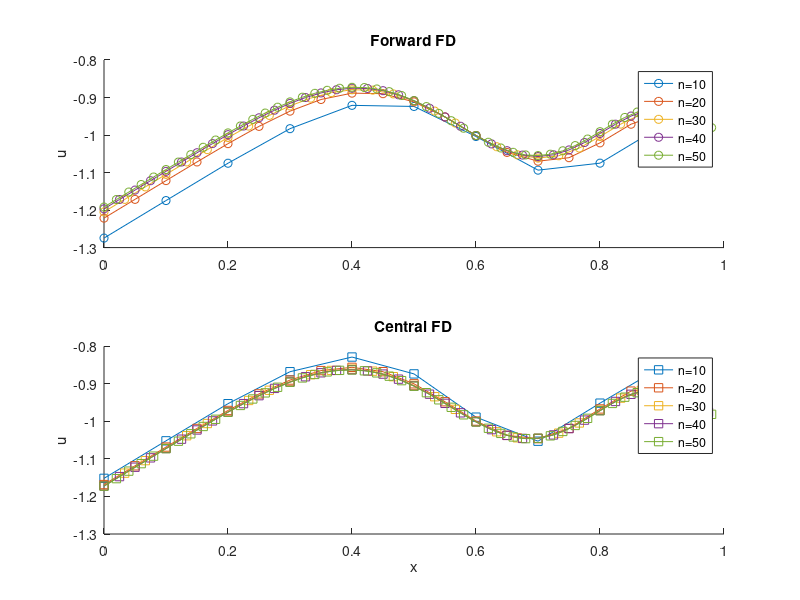
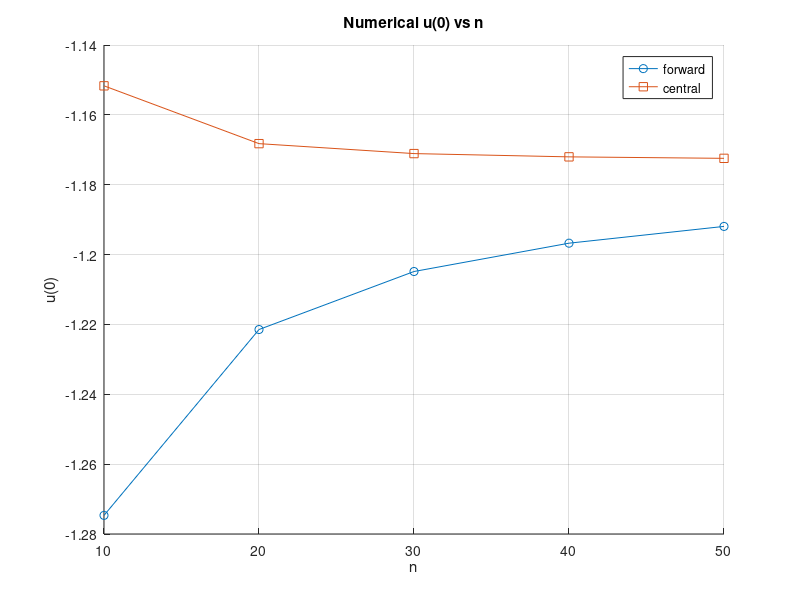

Reproduce these figures in MATLAB, in order.
nlist=10:10:50;
u0f=zeros(size(nlist));
u0c=zeros(size(nlist));
figure;
subplot(2,1,1);
hold on;
title('Forward FD');
ylabel('u');
subplot(2,1,2);
hold on;
title('Central FD');
xlabel('x');
ylabel('u');
for k=1:length(nlist)
    n=nlist(k);
    h=1/n;
    x=(0:n-1)'*h;
    A=zeros(n);
    b=zeros(n,1);
    for i=1:n-1
        A(i,i)=-1/h;
        A(i,i+1)=1/h;
        b(i)=cos(10*x(i)^2);
    end
    A(n,n)=-1/h;
    b(n)=cos(10*x(n)^2)-(1/h)*(-1);
    uf=A\b;
    B=zeros(n);
    c=zeros(n,1);
    B(1,1)=-1/h;
    B(1,2)=1/h;
    c(1)=cos(10*x(1)^2);
    for i=2:n-1
        B(i,i-1)=-1/(2*h);
        B(i,i+1)=1/(2*h);
        c(i)=cos(10*x(i)^2);
    end
    B(n,n-1)=-1/(2*h);
    c(n)=cos(10*x(n)^2)-(1/(2*h))*(-1);
    uc=B\c;
    u0f(k)=uf(1);
    u0c(k)=uc(1);
    subplot(2,1,1);
    plot(x,uf,'-o','DisplayName',['n=' num2str(n)]);
    subplot(2,1,2);
    plot(x,uc,'-s','DisplayName',['n=' num2str(n)]);
end
subplot(2,1,1);
legend('show');
hold off;
subplot(2,1,2);
 legend('show');
 hold off;
figure;
hold on;
plot(nlist,u0f,'-o','DisplayName','forward');
plot(nlist,u0c,'-s','DisplayName','central');
xlabel('n');
ylabel('u(0)');
title('Numerical u(0) vs n');
legend('show');
grid on;
hold off;
